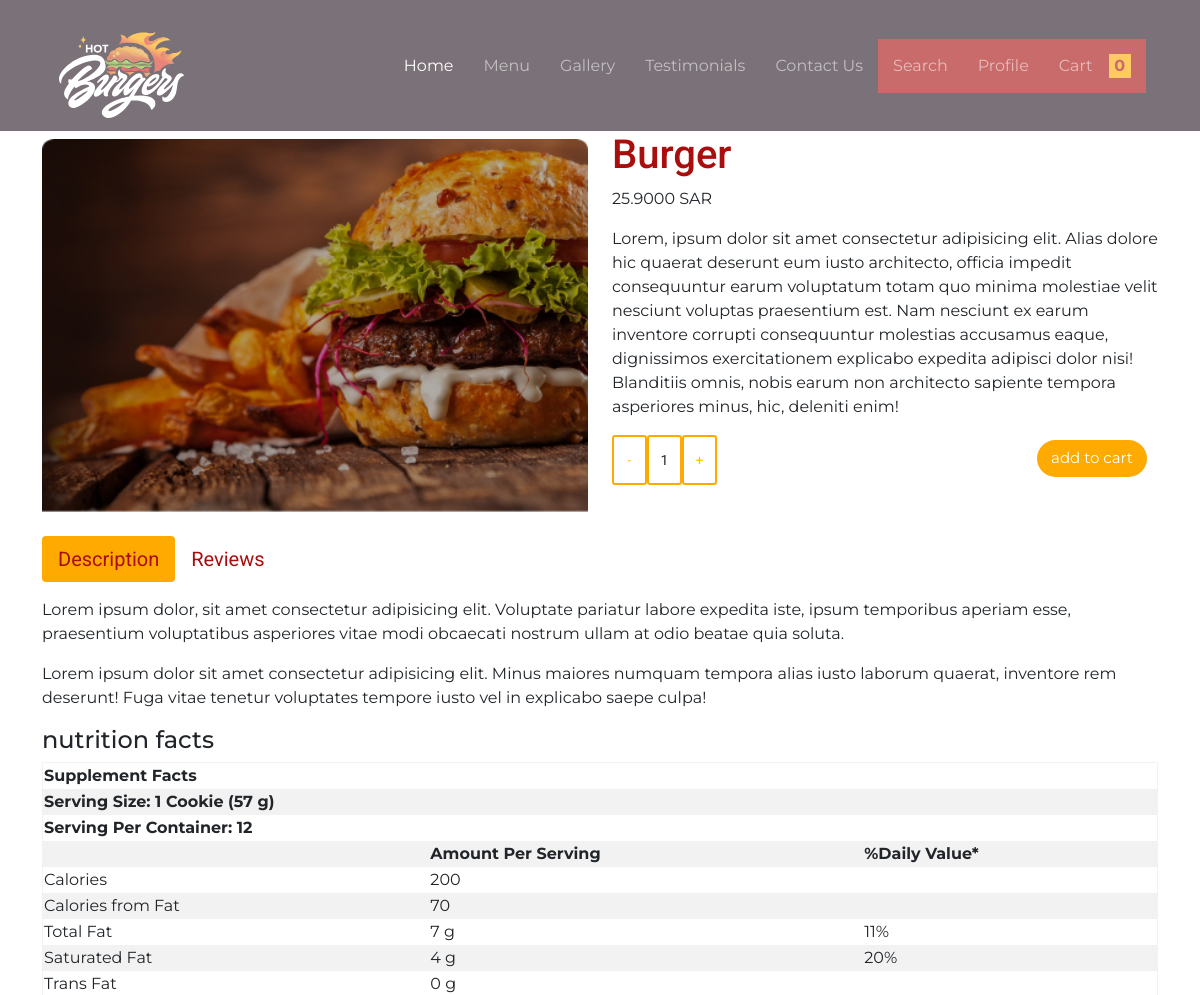
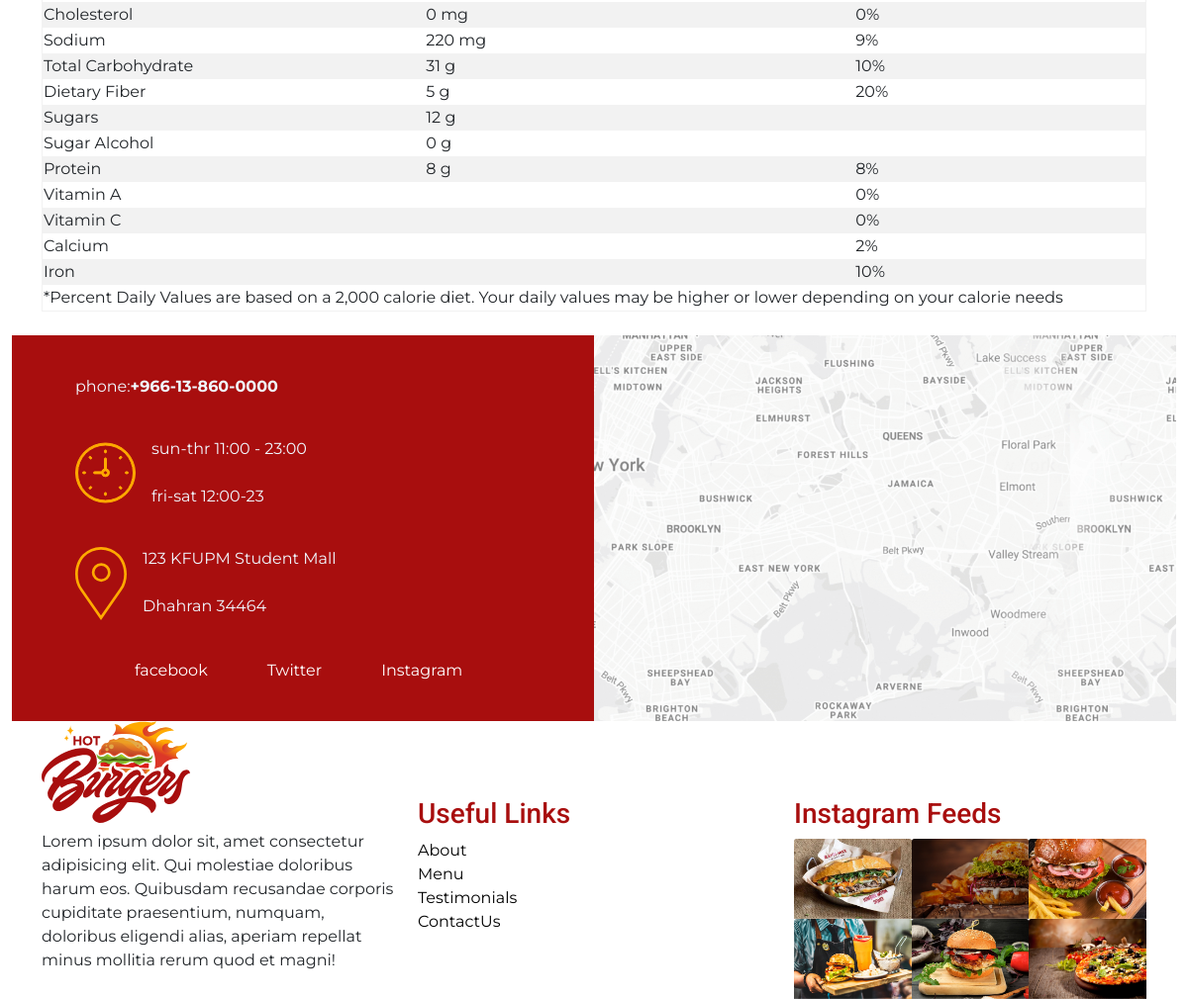
Screenshot of /detail.php?id=2 with the database file from the repository (2 pictures, top to bottom).
### tables this page shows
CREATE TABLE `meal` (
  `id` int(11) NOT NULL,
  `title` varchar(50) NOT NULL,
  `price` decimal(10,4) UNSIGNED NOT NULL,
  `image` varchar(500) NOT NULL,
  `description` varchar(700) NOT NULL
);

### php/meal_dp.php (called while the page is built, shortened)
<?php
   $connection = mysqli_connect("localhost", "root", "", "meals");
class meal_db{
    public function getMealById($id) {
        global $connection;
        $sql = "SELECT * FROM meal m where m.id = $id ";
        $retrival = mysqli_query($connection ,$sql);
        return mysqli_fetch_array($retrival, MYSQLI_ASSOC);
    }
}
?>

### detail.php (the view, shortened to what this page needs)
<?php
include_once "include/inc.header.php";
require_once "php/meal_dp.php";
$id = $_GET['id'];
$meals = new meal_db();
$choosenMeal = $meals -> getMealById($id);
 ?>
    <div class="container">
        <div class="row align-items-center">
        <img src="<?php echo "projectimages/projectImages/".$choosenMeal["image"] ?>" alt="" class="col-md-12 col-lg-6">
            <div class="col-md-12 col-lg-6">
                <h1><?php echo $choosenMeal["title"] ?></h1>
                <p><?php echo $choosenMeal["price"] ?> SAR</p>
                <p><?php echo $choosenMeal["description"] ?></p>
                <div class="cartButtn">
                    <button class="btn btn-sm btn-outline-warning" onclick="decrement()">-</button>
                    <button class="btn btn-sm" id="quantity">1</button>
                    <button class="btn btn-sm btn-outline-warning" onclick="increment()">+</button>
                    <form method="get" action="php/cart.php">
                        <input type="submit" class="btn  btnCart" id="cartButton" value="add to cart">
                    </form>
                </div>
            </div>
        </div>
    </div>
    <div class="container mt-3">
        <ul class="nav nav-pills mb-3" id="pills-tab" role="tablist">
            <li class="nav-item" role="presentation">
                <button class="nav-link btn-lg active" id="pills-home-tab" data-bs-toggle="pill"
                    data-bs-target="#pills-home" type="button" role="tab" aria-controls="pills-home"
                    aria-selected="true">Description</button>
            </li>
            <li class="nav-item" role="presentation">
                <button onclick="showReviews()" class="nav-link btn-lg" id="pills-profile-tab" data-bs-toggle="pill"
                    data-bs-target="#pills-profile" type="button" role="tab" aria-controls="pills-profile"
                    aria-selected="false">Reviews</button>
            </li>
        </ul>
    </div>
    <div class="tab-content" id="pills-tabContent">
        <div class="tab-pane fade show active" id="pills-home" role="tabpanel" aria-labelledby="pills-home-tab">
            <div class="container">
                <div id="desc">
                    <p>Lorem ipsum dolor, sit amet consectetur adipisicing elit. Voluptate pariatur labore expedita
                        iste, ipsum
                        temporibus aperiam esse, praesentium voluptatibus asperiores vitae modi obcaecati nostrum ullam
                        at odio
                        beatae quia soluta.</p>
                    <p>Lorem ipsum dolor sit amet consectetur adipisicing elit. Minus maiores numquam tempora alias
                        iusto
                        laborum
                        quaerat, inventore rem deserunt! Fuga vitae tenetur voluptates tempore iusto vel in explicabo
                        saepe
                        culpa!
                    </p>
                </div>
                <h4>
                    nutrition facts
                </h4>
                <table>
                    <tbody>
                        <tr>
                            <th colspan="3">Supplement Facts </th>
                        </tr>
                        <tr>
                            <th colspan="3">Serving Size: 1 Cookie (57 g) </th>
                        </tr>
                        <tr>
                            <th colspan="3">Serving Per Container: 12</th>
                        </tr>
                        <tr>
                            <th> </th>
                            <th> Amount Per Serving </th>
                            <th>%Daily Value* </th>
                        </tr>
                        <tr>
                            <td>Calories </td>
                            <td>200 </td>
                            <td> </td>
                        </tr>
                        <tr>
                            <td>Calories from Fat </td>
                            <td>70 </td>
                            <td> </td>
                        </tr>
                        <tr>
                            <td>Total Fat </td>
                            <td>7 g </td>
                            <td>11% </td>
                        </tr>
                        <tr>
                            <td>Saturated Fat </td>
                            <td>4 g </td>
                            <td>20% </td>
                        </tr>
                        <tr>
                            <td>Trans Fat </td>
                            <td>0 g </td>
                            <td> </td>
                        </tr>
                        <tr>
                            <td>Cholesterol </td>
                            <td>0 mg </td>
                            <td>0% </td>
                        </tr>
                        <tr>
                            <td>Sodium </td>
                            <td>220 mg </td>
                            <td>9% </td>
                        </tr>
                        <tr>
                            <td>Total Carbohydrate </td>
                            <td>31 g </td>
                            <td>10% </td>
                        </tr>
                        <tr>
                            <td>Dietary Fiber</td>
                            <td>5 g </td>
                            <td>20% </td>
                        </tr>
                        <tr>
                            <td>Sugars </td>
                            <td>12 g </td>
                            <td> </td>
                        </tr>
                        <tr>
                            <td>Sugar Alcohol </td>
                            <td>0 g </td>
                            <td> </td>
                        </tr>
                        <tr>
                            <td>Protein </td>
                            <td>8 g </td>
                            <td>8% </td>
                        </tr>
                        <tr>
                            <td>Vitamin A</td>
                            <td> </td>
                            <td>0% </td>
                        </tr>
                        <tr>
                            <td>Vitamin C </td>
                            <td> </td>
                            <td>0% </td>
                        </tr>
                        <tr>
                            <td>Calcium </td>
                            <td> </td>
                            <td>2% </td>
                        </tr>
                        <tr>
                            <td>Iron </td>
                            <td> </td>
                            <td>10% </td>
                        </tr>
                        <tr>
                            <td colspan="3">
                                *Percent Daily Values are based on a 2,000 calorie diet. Your daily values may be higher
                                or
                                lower depending on your calorie needs
                            </td>
                        </tr>
                    </tbody>
                </table>
            </div>
        </div>
    </div>
    <?php include "include/inc.footer.php"; ?>

### style.css (style rules this page uses)
h1, h2, h3, button { font-family: "Roboto", sans-serif; }
body { font-family: "Montserrat", sans-serif; }
ul { list-style: none; padding: 0; }
.btnCart { color: white; font-weight: normal; background-color: #ffaa00; width: 110px; margin-top: 4%; justify-content: center; font-size: 15px; border-radius: 28px; margin-bottom: 10%; text-align: center; }

### styledetail.css (style rules this page uses)
h1, h2, h3, button { font-family: "Roboto", sans-serif; }
body { font-family: "Montserrat", sans-serif; }
h1, h2, h3 { color: #a80e0e; }
ul { list-style: none; padding: 0; }
.btn-sm { border-color: #ffaa00; border-style: solid; border-width: 2px; height: 50px; width: 35px; }
#cartButton { margin-top: 5px; margin-left: 20rem; }
.nav-item button, .nav-item button:hover { color: #a80e0e; }
.nav-pills .nav-item .active { background-color: #ffaa00; color: #a80e0e; }
tr:nth-child(even) { background-color: #f2f2f2; }
table { flex-direction: flex-box; height: 100%; width: 100%; border: 1px; border-color: #f2f2f2; border-style: ridge; }
tr, td, th { border: none; border-collapse: collapse; text-align: left; }
.cartButtn { display: flex; }

### rows the page displays
meal: image (picture), title "Burger", price "25.9000", description "Lorem, ipsum dolor sit amet consectetur adipisicing elit. Alias dolore hic quaerat deserunt eum iusto architecto, officia impedit consequuntur earum voluptatum totam quo minima molestiae velit nesciunt voluptas praesentium est. Nam nesciunt ex earum inventore corrupti consequuntur molestias accusamus eaque, dignissimos exercitationem explicabo expedita adipisci dolor nisi! Blanditiis omnis, nobis earum non architecto sapiente tempora asperiores minus, hic, deleniti enim!"
